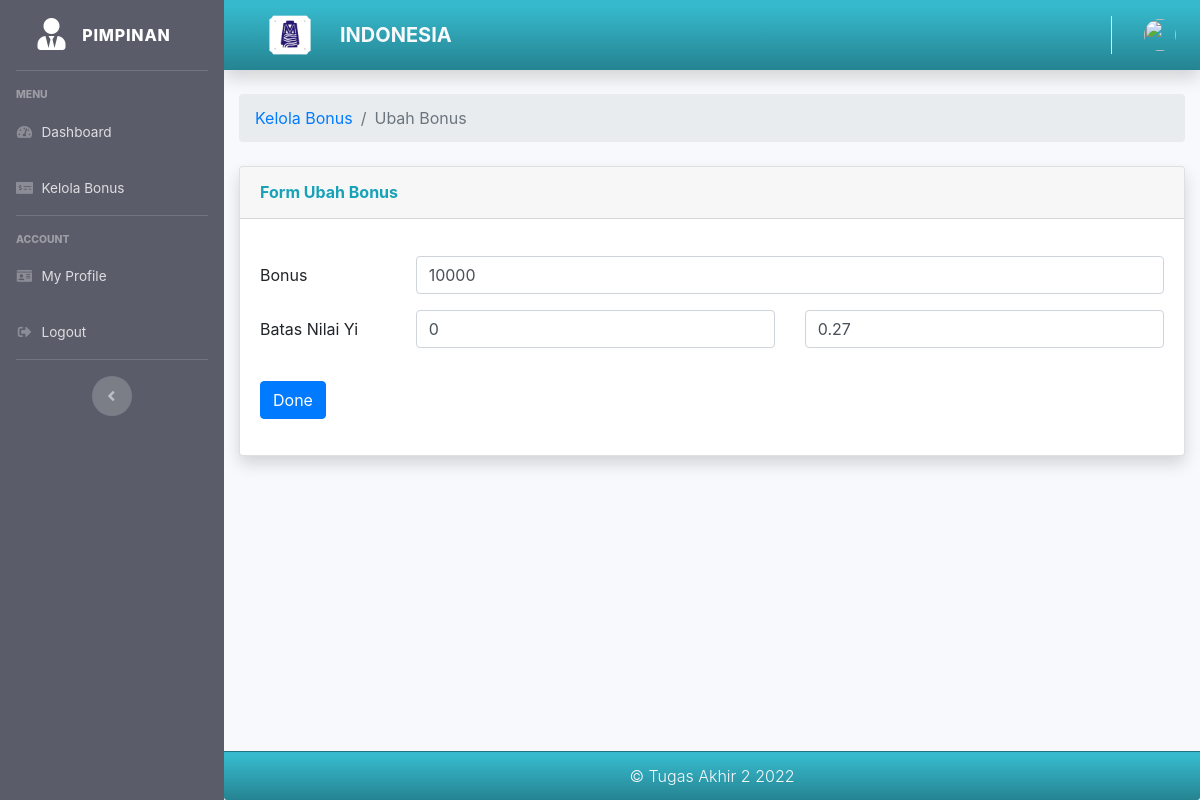
The app's page /pimpinan/ubah_bonus/4 with its own data.
### tables this page shows
CREATE TABLE `tb_bonus` (
  `id` int(11) NOT NULL,
  `jumlah_bonus` varchar(128) NOT NULL,
  `min_nilai_yi` double NOT NULL,
  `max_nilai_yi` double NOT NULL,
  `id_user` int(11) NOT NULL,
  `email` varchar(128) NOT NULL
);

### application/controllers/Pimpinan.php (called while the page is built, shortened)
<?php
class Pimpinan extends CI_Controller
{
    public function __construct()
    {
        $this->load->model('Pimpinan_model');
        $this->load->model('Karyawan_model');
        $this->load->model('Kriteria_model');
        $this->load->model('Peringkat_model');
        $this->load->model('Bonus_model');
    }
    public function ubah_bonus($id)
    {
        $data['user'] = $this->db->get_where('user', ['email' => $this->session->userdata('email')])->row_array();
        $data['tb_bonus'] = $this->Pimpinan_model->getDataBonusById($id);
        $data['title'] = 'Ubah Bonus';
        $this->form_validation->set_rules('jumlah_bonus', 'jumlah_bonus', 'required');
        $this->form_validation->set_rules('min_nilai_yi', 'min_nilai_yi', 'required');
        $this->form_validation->set_rules('max_nilai_yi', 'max_nilai_yi', 'required');
        $this->form_validation->set_rules('email', 'email', 'required');
        if ($this->form_validation->run() == false) {
            $this->load->view('templates/pimpinan_header', $data);
            $this->load->view('templates/pimpinan_sidebar', $data);
            $this->load->view('templates/pimpinan_topbar', $data);
            $this->load->view('pimpinan/ubah_bonus', $data);
            $this->load->view('templates/pimpinan_footer');
        }
    }
}

### index.php (called while the page is built, shortened)
<?php
require_once BASEPATH.'core/CodeIgniter.php';

### application/models/Pimpinan_model.php (called while the page is built, shortened)
<?php
class Pimpinan_model extends CI_Model
{
    public function getDataBonusById($id)
    {
        return $this->db->get_where('tb_bonus', ['id' => $id])->row_array();
    }
}

### application/views/pimpinan/ubah_bonus.php (the view, shortened to what this page needs)
<div class="container-fluid">
    <nav aria-label="breadcrumb">
        <ol class="breadcrumb">
            <li class="breadcrumb-item"><a href="<?= base_url(); ?>pimpinan/kelola_bonus">Kelola Bonus</a></li>
            <li class="breadcrumb-item active" aria-current="page">Ubah Bonus</li>
        </ol>
    </nav>
    <div class="card shadow mb-4">
        <div class="card-header py-3">
            <h6 class="m-0 font-weight-bold text-info">Form Ubah Bonus</h6>
        </div>
        <div class="card-body">
            <form action="" method="post">
                <div class="form-group row">
                    <div class="col-sm-6">
                    </div>
                </div>
                <div class="form-group row">
                    <label for="jumlah_bonus" class="col-sm-2 col-form-label">Bonus</label>
                    <div class="col-sm-10">
                        <input type="text" class="form-control uang" id="jumlah_bonus" name="jumlah_bonus" value="<?= $tb_bonus['jumlah_bonus']; ?>">
                    </div>
                </div>
                <div class="form-group row">
                    <label for="batas_nilai_yi" class="col-sm-2 col-form-label">Batas Nilai Yi</label>
                    <div class="col-sm-5">
                        <input type="text" class="form-control" id="min_nilai_yi" name="min_nilai_yi" value="<?= $tb_bonus['min_nilai_yi']; ?>">
                    </div>
                     <div class="col-sm-5">
                        <input type="text" class="form-control" id="max_nilai_yi" name="max_nilai_yi" value="<?= $tb_bonus['max_nilai_yi']; ?>">
                    </div>
                </div>
                <div class="form-group row">
                    <div class="col-sm-6">
                    </div>
                </div>
                <div class="form-group row">
                    <div class="col-sm-10">
                        <button type="submit" class="btn btn-primary">Done</button>
                    </div>
                </div>
            </form>
        </div>
    </div>
</div>
</div>

### assets/css/custom.css (style rules this page uses)
body { font-family: 'Open Sans', sans-serif; }

### records on screen
tb_bonus: jumlah_bonus "10000", min_nilai_yi "0", max_nilai_yi "0.27"
